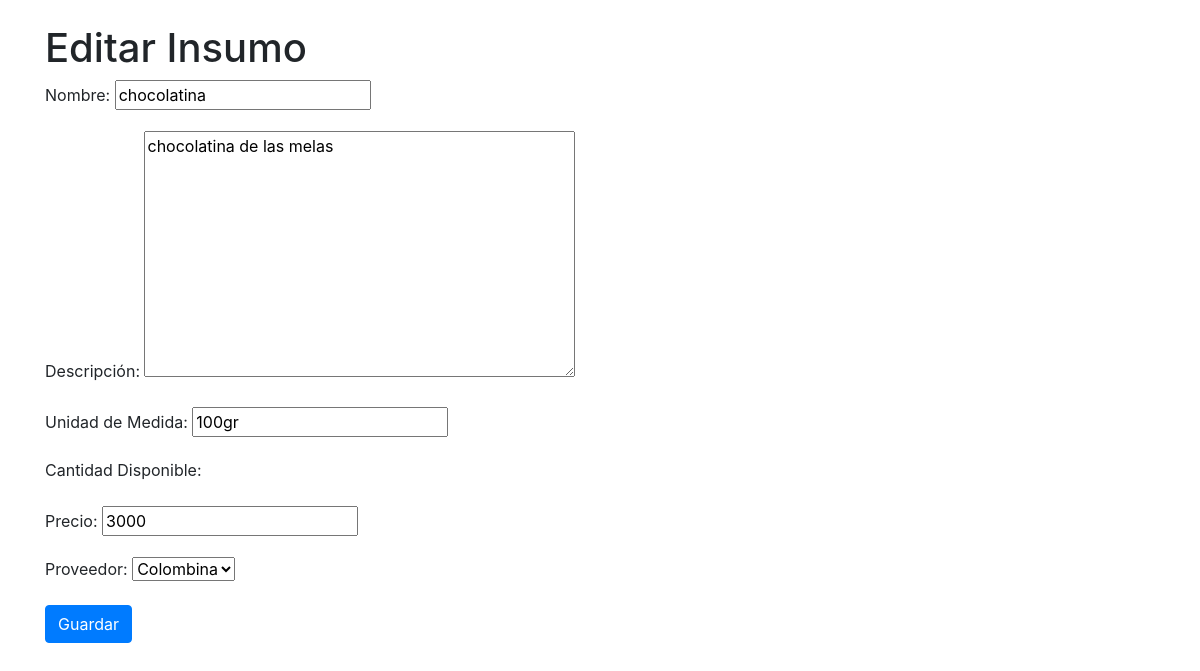
Page /insumos/10/editar/ (signed in) on the committed database.
### insumos_app/models.py (models this page shows, shortened)
class Insumo(models.Model):
    nombre = models.CharField(max_length=100)
    descripcion = models.TextField()
    unidad_medida = models.CharField(max_length=50)
    precio = models.IntegerField()
    proveedor = models.ForeignKey(Proveedor, on_delete=models.CASCADE)

### insumos_app/views.py (the view)
# urls.py: path('insumos/<int:insumo_id>/editar/', views.editar_insumo, name='editar_insumo'),
@login_required
def editar_insumo(request, insumo_id):
    insumo = get_object_or_404(Insumo, pk=insumo_id)
    if request.method == 'POST':
        form = InsumoForm(request.POST, instance=insumo)
        if form.is_valid():
            form.save()
            return redirect('lista_insumos')
    else:
        form = InsumoForm(instance=insumo)
    return render(request, 'editar_insumo.html', {'form': form})

### insumos_app/forms.py
class InsumoForm(forms.ModelForm):
    class Meta:
        model = Insumo
        fields = ['nombre', 'descripcion', 'unidad_medida','precio' ,'proveedor']

### insumos_app/models.py (called while the page is built)
    def __str__(self):
        return self.nombre

### insumos_app/templates/editar_insumo.html (shortened to what this page needs)
<!DOCTYPE html>
<html>
<head>
    <link rel="stylesheet" href="https://stackpath.bootstrapcdn.com/bootstrap/4.5.2/css/bootstrap.min.css">
</head>
<body>
<div class="container">
    <h1 class="mt-4">Editar Insumo</h1>
    <form method="POST">
        <div class="form-group">
            <label for="id_nombre">Nombre:</label>
            {{ form.nombre }}
        </div>
        <div class="form-group">
            <label for="id_descripcion">Descripción:</label>
            {{ form.descripcion }}
        </div>
        <div class="form-group">
            <label for="id_unidad_medida">Unidad de Medida:</label>
            {{ form.unidad_medida }}
        </div>
        <div class="form-group">
            <label for="id_cantidad_disponible">Cantidad Disponible:</label>
        </div>
        <div class="form-group">
            <label for="id_precio">Precio:</label>
            {{ form.precio }}
        </div>
        <div class="form-group">
            <label for="id_proveedor">Proveedor:</label>
            {{ form.proveedor }}
        </div>
        <button type="submit" class="btn btn-primary">Guardar</button>
    </form>
</div>
</body>
</html>

### rows in the picture
Insumo: nombre "chocolatina", descripcion "chocolatina de las melas", unidad_medida "100gr", precio "3000", proveedor "Colombina"
